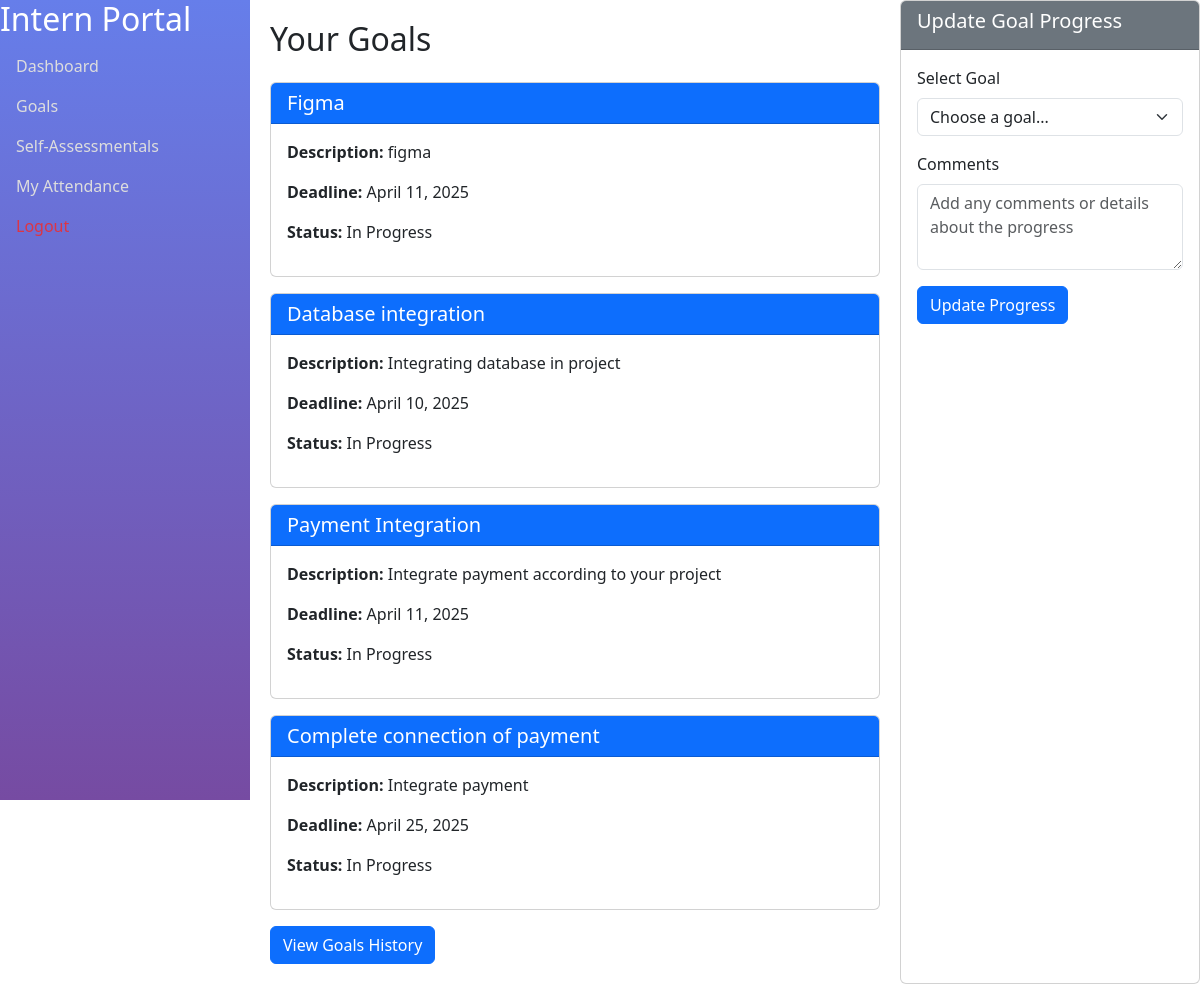
Page /goals/ (signed in) on the committed database.
### accounts/models.py (models this page shows, shortened)
class Goal(models.Model):
    STATUS_CHOICES = [
        ('in_progress', 'In Progress'),
        ('achieved', 'Achieved'),
        ('missed', 'Missed'),
    ]
    title = models.CharField(max_length=100, null=True)
    description = models.TextField()
    status = models.CharField(max_length=100, choices=STATUS_CHOICES)
    progress = models.PositiveIntegerField(default=0)
    created_at = models.DateTimeField(auto_now_add=True, null=True)
    deadline = models.DateTimeField(null=True)
    assigned_to = models.ForeignKey(CustomUser,on_delete=models.CASCADE,related_name="goals", null=True)
    completed = models.BooleanField(default=False, null=True)

### accounts/views.py (the view)
# urls.py: path('goals/', views.goals, name="goals"),
def goals(request):
    goals = Goal.objects.all()
    context = {
        'goals': goals
    }
    return render(request, "intern/goals.html", context)

### templates/intern/goals.html (shortened to what this page needs)
<!DOCTYPE html>
{% load static %}
<html lang="en">
<head>
    <link href="https://cdn.jsdelivr.net/npm/bootstrap@5.3.0/dist/css/bootstrap.min.css" rel="stylesheet">
</head>
<body>
    <nav class="sidebar d-flex flex-column">
        <h2><a class="navbar-brand text-center py-3" href="#">Intern Portal</a></h2>
        <ul class="nav flex-column">
            <li class="nav-item">
                <a class="nav-link " aria-current="page" href="{% url 'intern_dashboard' user.id %}">Dashboard</a>
            </li>
            <li class="nav-item">
                <a class="nav-link " href="{% url 'goals' %}">Goals</a>
            </li>
            <li class="nav-item">
                <a class="nav-link " href="{% url 'Self_Assessment' %}">Self-Assessmentals</a>
            </li>
            <li class="nav-item">
                <a class="nav-link" href="{% url 'attendance' %}">My Attendance</a>
            </li>
            <li class="nav-item">
                <a class="nav-link text-danger" href="{% url 'logout' %}">Logout</a>
            </li>
        </ul>
    </nav>
<div class="content">
    <h2 class="mb-4">Your Goals</h2>
    {% for goal in goals %}
        <div class="row">
            <div class="col-md-12">
                <div class="card mb-3">
                    <div class="card-header bg-primary text-white">
                        <h5 class="mb-0">{{ goal.title }}</h5>
                    </div>
                    <div class="card-body">
                        <p><strong>Description:</strong> {{ goal.description }}</p>
                        <p><strong>Deadline:</strong> {{ goal.deadline|date:"F d, Y" }}</p>
                        <p><strong>Status:</strong> {{ goal.get_status_display }}</p>
                    </div>
                </div>
            </div>
        </div>
    {% empty %}
        <p>No goals assigned yet.</p>
    {% endfor %}
    <div class="mb-8">
        <a href="{% url 'goals_history' %}">
            <button type="submit" class="btn btn-primary">View Goals History</button>
        </a>
    </div>
</div>
    <div class="col-md-3 card">
      <div class="card-header bg-secondary text-white">
        <h5>Update Goal Progress</h5>
      </div>
      <div class="card-body">
        <form>
          <div class="mb-3">
            <label for="goalSelect" class="form-label">Select Goal</label>
            <select id="goalSelect" class="form-select">
              <option selected>Choose a goal...</option>
            </select>
          </div>
          <div class="mb-3">
            <label for="comments" class="form-label">Comments</label>
            <textarea id="comments" class="form-control" rows="3" placeholder="Add any comments or details about the progress"></textarea>
          </div>
          <button type="submit" class="btn btn-primary">Update Progress</button>
        </form>
      </div>
    </div>
</body>
</html>

### templates/intern/goals.html (style rules this page uses)
body { display: flex; }
.sidebar { width: 250px; min-height: 100vh; background: linear-gradient(180deg, #667eea, #764ba2); color: #fff; position: fixed; top: 0; left: 0; overflow-y: auto; }
.sidebar .nav-link { color: #ddd; }
.content { margin-left: 250px; flex-grow: 1; padding: 20px; }

### rows in the picture
Goal: title "Figma", description "figma", deadline "April 11, 2025", status "In Progress"
Goal: title "Database integration", description "Integrating database in project", deadline "April 10, 2025", status "In Progress"
Goal: title "Payment Integration", description "Integrate payment according to your project", deadline "April 11, 2025", status "In Progress"
Goal: title "Complete connection of payment", description "Integrate payment", deadline "April 25, 2025", status "In Progress"
